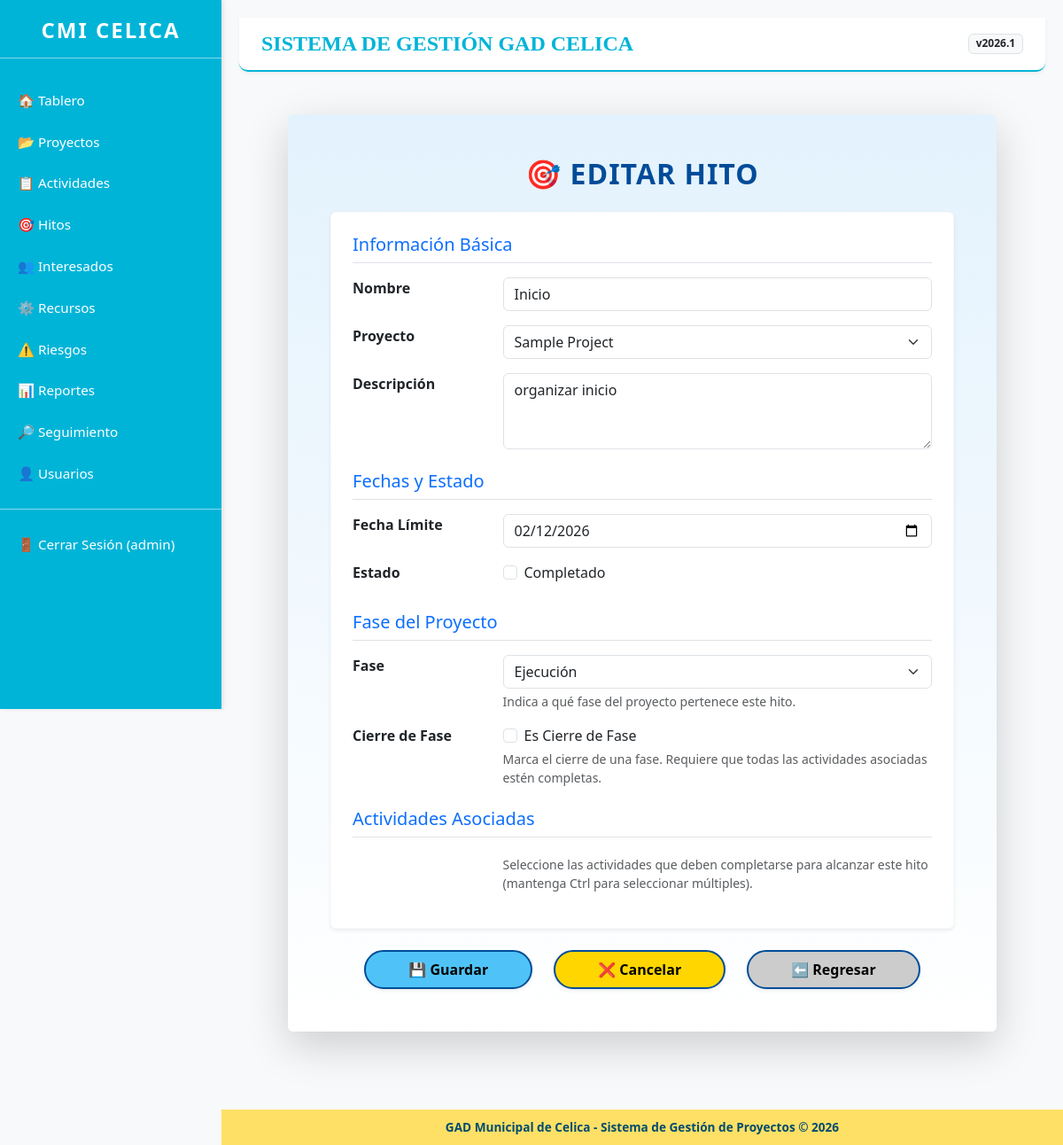
The page /milestones/1/edit/ (signed in) on the database its author committed.
### projects/models.py (models this page shows, shortened)
class Milestone(models.Model):
    PHASE_CHOICES = [
        ('initiation', 'Inicio'),
        ('planning', 'Planificación'),
        ('execution', 'Ejecución'),
        ('monitoring', 'Monitoreo y Control'),
        ('closure', 'Cierre'),
    ]
    project = models.ForeignKey(Project, on_delete=models.CASCADE, verbose_name='Proyecto')
    name = models.CharField(max_length=200, verbose_name='Nombre')
    description = models.TextField(verbose_name='Descripción')
    due_date = models.DateField(verbose_name='Fecha Límite')
    completed = models.BooleanField(default=False, verbose_name='Completado')
    phase = models.CharField(max_length=20, choices=PHASE_CHOICES, default='execution', verbose_name='Fase')
    is_phase_gate = models.BooleanField(default=False, verbose_name='Es Cierre de Fase', help_text="Marca el final de una fase del proyecto")
    activities = models.ManyToManyField('Activity', blank=True, verbose_name='Actividades Asociadas')
    class Meta:
        verbose_name = 'Hito'
        verbose_name_plural = 'Hitos'

### projects/views.py (the view)
# urls.py: path('milestones/<int:pk>/edit/', views.milestone_edit, name='milestone_edit'),
@jefe_departamental_required
@login_required
def milestone_edit(request, pk):
    milestone = get_object_or_404(Milestone, pk=pk, project__created_by=request.user)
    if request.method == 'POST':
        form = MilestoneForm(request.POST, instance=milestone)
        if form.is_valid():
            form.save()
            messages.success(request, 'Hito actualizado exitosamente.')
            return redirect('milestone_list')
    else:
        form = MilestoneForm(instance=milestone)
    return render(request, 'projects/milestone_form.html', {'form': form, 'milestone': milestone})

### projects/forms.py
class MilestoneForm(forms.ModelForm):
    class Meta:
        model = Milestone
        fields = ['project', 'name', 'description', 'due_date', 'completed', 'phase', 'is_phase_gate']
        widgets = {
            'due_date': forms.DateInput(attrs={'type': 'date', 'class': 'form-control'}),
            'name': forms.TextInput(attrs={'class': 'form-control'}),
            'description': forms.Textarea(attrs={'class': 'form-control', 'rows': 3}),
            'project': forms.Select(attrs={'class': 'form-select'}),
            'phase': forms.Select(attrs={'class': 'form-select'}),
            'is_phase_gate': forms.CheckboxInput(attrs={'class': 'form-check-input'}),
            'completed': forms.CheckboxInput(attrs={'class': 'form-check-input'}),
        }

### projects/models.py (called while the page is built)
    def __str__(self):
        return self.name

### projects/views.py (called while the page is built)
def jefe_departamental_required(view_func):
    @wraps(view_func)
    def _wrapped_view(request, *args, **kwargs):
        if not hasattr(request.user, 'userprofile') or request.user.userprofile.role != 'jefe_departamental':
            messages.error(request, 'Acceso denegado. Solo el Jefe Departamental tiene permisos para esta acción.')
            return redirect('dashboard')
        return view_func(request, *args, **kwargs)
    return _wrapped_view

### templates/projects/milestone_form.html (shortened to what this page needs)
{% extends 'base.html' %}
{% load static %}
{% block content %}
<div class="container my-5 p-5 shadow-lg rounded"
     style="background:linear-gradient(180deg,#e3f2fd 0%,#fff 100%);
            font-family:'Segoe UI','Helvetica Neue',sans-serif;
            max-width:800px;">
    <h1 class="mb-4 fw-bold text-center"
        style="font-size:2rem; color:#004c99; letter-spacing:1px; text-transform:uppercase;">
        🎯 {% if form.instance.pk %}Editar Hito{% else %}Crear Hito{% endif %}
    </h1>
    <form method="post" class="needs-validation text-start">
        <div class="p-4 bg-white rounded shadow-sm mb-4 border border-light">
            <h5 class="mb-3 text-primary border-bottom pb-2">Información Básica</h5>
            <div class="row mb-3">
                <div class="col-sm-3">
                    <label for="{{ form.name.id_for_label }}" class="form-label fw-bold">{{ form.name.label }}</label>
                </div>
                <div class="col-sm-9">
                    {{ form.name }}
                </div>
            </div>
            <div class="row mb-3">
                <div class="col-sm-3">
                    <label for="{{ form.project.id_for_label }}" class="form-label fw-bold">{{ form.project.label }}</label>
                </div>
                <div class="col-sm-9">
                    {{ form.project }}
                </div>
            </div>
            <div class="row mb-3">
                <div class="col-sm-3">
                    <label for="{{ form.description.id_for_label }}" class="form-label fw-bold">{{ form.description.label }}</label>
                </div>
                <div class="col-sm-9">
                    {{ form.description }}
                </div>
            </div>
            <h5 class="mb-3 mt-4 text-primary border-bottom pb-2">Fechas y Estado</h5>
            <div class="row mb-3">
                <div class="col-sm-3">
                    <label for="{{ form.due_date.id_for_label }}" class="form-label fw-bold">{{ form.due_date.label }}</label>
                </div>
                <div class="col-sm-9">
                    {{ form.due_date }}
                </div>
            </div>
            <div class="row mb-3">
                <div class="col-sm-3">
                    <label class="form-label fw-bold">Estado</label>
                </div>
                <div class="col-sm-9">
                    <div class="form-check">
                        {{ form.completed }}
                        <label class="form-check-label" for="{{ form.completed.id_for_label }}">{{ form.completed.label }}</label>
                    </div>
                </div>
            </div>
            <h5 class="mb-3 mt-4 text-primary border-bottom pb-2">Fase del Proyecto</h5>
            <div class="row mb-3">
                <div class="col-sm-3">
                    <label for="{{ form.phase.id_for_label }}" class="form-label fw-bold">{{ form.phase.label }}</label>
                </div>
                <div class="col-sm-9">
                    {{ form.phase }}
                    <small class="text-muted d-block mt-1">Indica a qué fase del proyecto pertenece este hito.</small>
                </div>
            </div>
            <div class="row mb-3">
                <div class="col-sm-3">
                    <label class="form-label fw-bold">Cierre de Fase</label>
                </div>
                <div class="col-sm-9">
                    <div class="form-check">
                        {{ form.is_phase_gate }}
                        <label class="form-check-label" for="{{ form.is_phase_gate.id_for_label }}">{{ form.is_phase_gate.label }}</label>
                    </div>
                    <small class="text-muted d-block mt-1">Marca el cierre de una fase. Requiere que todas las actividades asociadas estén completas.</small>
                </div>
            </div>
            <h5 class="mb-3 mt-4 text-primary border-bottom pb-2">Actividades Asociadas</h5>
            <div class="row mb-3">
                <div class="col-sm-3">
                </div>
                <div class="col-sm-9">
                    <small class="text-muted d-block mt-1">Seleccione las actividades que deben completarse para alcanzar este hito (mantenga Ctrl para seleccionar múltiples).</small>
                </div>
            </div>
        </div>
        <div class="d-flex justify-content-center gap-4 mt-4 flex-wrap">
            <button type="submit"
                    class="btn fw-bold px-5 py-2 shadow-sm rounded-pill"
                    style="background-color:#4fc3f7; color:#000; border:2px solid #004c99;">
                💾 Guardar
            </button>
            <a href="{% url 'milestone_list' %}"
               class="btn fw-semibold px-5 py-2 shadow-sm rounded-pill"
               style="background-color:#ffd600; color:#000; border:2px solid #004c99;">
                ❌ Cancelar
            </a>
            <a href="javascript:history.back()"
               class="btn fw-semibold px-5 py-2 shadow-sm rounded-pill"
               style="background-color:#ccc; color:#000; border:2px solid #004c99;">
                ⬅️ Regresar
            </a>
        </div>
    </form>
</div>
{% endblock %}

### templates/base.html (shortened to what this page needs)
<!DOCTYPE html>
<html lang="es">
<head>
    <link href="https://cdn.jsdelivr.net/npm/bootstrap@5.3.0/dist/css/bootstrap.min.css" rel="stylesheet">
    {% load static %}
</head>
<body>
    <div class="sidebar">
        <div class="text-center mb-4">
            <h4 class="fw-bold" style="letter-spacing: 2px;">CMI CELICA</h4>
            <hr style="background-color: white; opacity: 0.5;">
        </div>
        <a href="{% url 'dashboard' %}">🏠 Tablero</a>
        <a href="{% url 'project_list' %}">📂 Proyectos</a>
        <a href="{% url 'activity_list' %}">📋 Actividades</a>
        <a href="{% url 'milestone_list' %}">🎯 Hitos</a>
        <a href="{% url 'stakeholders:stakeholder_list' %}">👥 Interesados</a>
        <a href="{% url 'resources:resource_list' %}">⚙️ Recursos</a>
        <a href="{% url 'risks:risk_list' %}">⚠️ Riesgos</a>
        <a href="{% url 'reports:report_list' %}">📊 Reportes</a>
        <a href="{% url 'seguimiento_list' %}">🔎 Seguimiento</a>
        <a href="{% url 'user_list' %}">👤 Usuarios</a>
        {% if user.is_authenticated %}
            <hr style="background-color: white; opacity: 0.5;">
            <form method="post" action="{% url 'logout' %}">
                <button type="submit">🚪 Cerrar Sesión ({{ user.username }})</button>
            </form>
        {% else %}
            <a href="{% url 'login' %}">🔑 Iniciar Sesión</a>
        {% endif %}
    </div>
    <div class="content">
        <div class="header d-flex justify-content-between align-items-center">
            <h1>SISTEMA DE GESTIÓN GAD CELICA</h1>
            <span class="badge bg-light text-dark border">v2026.1</span>
        </div>
        {% block content %}{% endblock %}
    </div>
    <footer>
        <div>
            GAD Municipal de Celica - Sistema de Gestión de Proyectos © 2026
        </div>
    </footer>
</body>
</html>

### templates/base.html (style rules this page uses)
body { background-color: #f8f9fa; }
.sidebar { height: 100vh; background-color: #00b4d8; color: white; position: fixed; top: 0; left: 0; width: 250px; padding-top: 20px; box-shadow: 2px 0 5px rgba(0,0,0,0.1); z-index: 1000; }
.sidebar a, .sidebar button { color: white; text-decoration: none; display: block; padding: 12px 20px; border: none; background: none; text-align: left; width: 100%; transition: 0.3s; font-size: 0.95rem; }
.content { margin-left: 250px; padding: 20px 20px 80px 20px; min-height: 100vh; }
.header { background-color: #ffffff; padding: 15px 25px; border-bottom: 2px solid #00b4d8; margin-bottom: 20px; border-radius: 0 0 10px 10px; box-shadow: 0 2px 4px rgba(0,0,0,0.05); }
.header h1 { font-family: 'Georgia', serif; font-size: 24px; font-weight: bold; color: #00b4d8; margin: 0; }
footer { margin-left: 250px; background-color: #ffe066; color: #004c6d; text-align: center; padding: 10px; position: fixed; bottom: 0; width: calc(100% - 250px); font-weight: bold; font-size: 0.85rem; z-index: 999; }
.sidebar form { margin: 0; padding: 0; }

### rows shown on the page
Milestone: name "Inicio", project "Sample Project", description "organizar inicio", due_date "02/12/2026", phase "Ejecución"

### other values the page prints
{{ user.username }} "admin"
